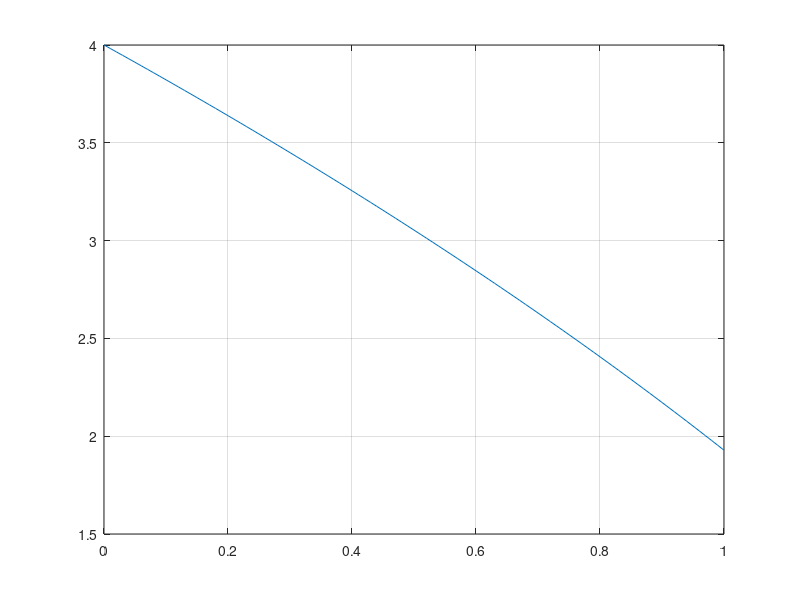

Write the MATLAB code that produced this figure.
clc;
clear all;
close all;


% Euler's Method
h = 0.01;  % step size
t= 0:h:1;  % the range of x
y = zeros(size(t));  % allocate the result y
y(1) = 4  % the initial y value
n = numel(y);  % the number of y values
% The loop to solve the DE
for i=1:n-1
    f = sin(t(i)+y(i))-exp(t(i));
    y(i+1) = y(i) + h * f;
end

plot(t,y);
grid on;